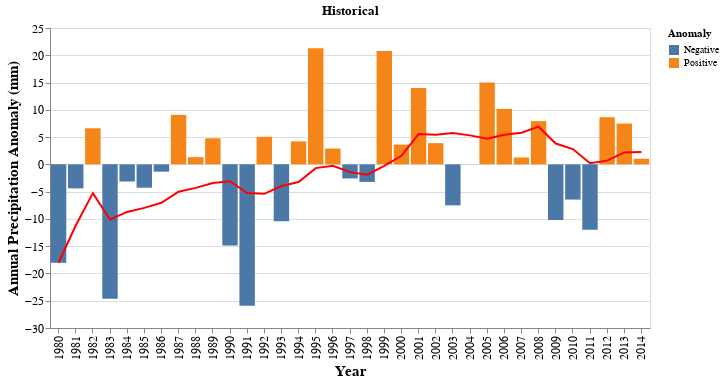

Notebook source saved alongside this figure:
### Markdown cell above
**Annual data**

### Code cell
precip = annual_precip.pr.mean(dim='model')
# Mean
precip_clim = precip[0].dropna(dim='year').mean()
# Difference
ann_pr_anom = precip[0].dropna(dim='year') - precip_clim
# Filter range
ann_pr_anom = ann_pr_anom.loc['1980':'2015']

df_pr = ann_pr_anom.to_dataframe()
df_pr['positive'] = df_pr['pr'] > 0
df_pr['Rolling'] = df_pr['pr'].rolling(5).mean()
df_pr.reset_index(inplace=True)
df_pr.head() # show only first five rows

df_pr['positive'] = df_pr['positive'].astype(str)

df_pr['positive'] = df_pr['positive'].str.replace('True','Positive')
df_pr['positive'] = df_pr['positive'].str.replace('False','Negative')

df_pr.rename(columns={'positive':'Anomaly'}, inplace=True)

#df.reset_index(inplace=True)
bar = alt.Chart(df_pr).mark_bar().encode(
    x="year:O",
    y="pr:Q",
    color='Anomaly:N'
).properties(width=600).encode(x=alt.X('year:O', axis=alt.Axis(title='Year',titleFontSize=15, labelFontSize=12)),
                              y=alt.Y('pr:Q', axis=alt.Axis( title='Annual Precipitation Anomaly (mm)',titleFontSize=15, labelFontSize=12)))
line = alt.Chart(df_pr).mark_line(color='red').transform_window(
    # The field to average
    rolling_mean='mean(pr)',
    # The number of values before and after the current value to include.
    frame=[-9, 0]
).encode(
    x='year:O',
    y='rolling_mean:Q'
)


(bar + line).properties(width=600, title='Historical')

### Figure 1 — Vega-Lite specification as saved in the notebook (floating-point values rounded to 4 significant figures)
{"config": {"view": {"continuousWidth": 400, "continuousHeight": 300}}, "layer": [{"mark": "bar", "encoding": {"color": {"field": "Anomaly", "type": "nominal"}, "x": {"axis": {"labelFontSize": 12, "title": "Year", "titleFontSize": 15}, "field": "year", "type": "ordinal"}, "y": {"axis": {"labelFontSize": 12, "title": "Annual Precipitation Anomaly (mm)", "titleFontSize": 15}, "field": "pr", "type": "quantitative"}}, "width": 600}, {"mark": {"type": "line", "color": "red"}, "encoding": {"x": {"field": "year", "type": "ordinal"}, "y": {"field": "rolling_mean", "type": "quantitative"}}, "transform": [{"window": [{"op": "mean", "field": "pr", "as": "rolling_mean"}], "frame": [-9, 0]}]}], "data": {"name": "data-a6be04b06a9abb7c27e6a68560c8a8ee"}, "title": "Historical", "width": 600, "$schema": "https://vega.github.io/schema/vega-lite/v4.17.0.json", "datasets": {"data-a6be04b06a9abb7c27e6a68560c8a8ee": [{"year": 1980, "experiment": "historical", "pr": -18.04, "Anomaly": "Negative", "Rolling": null}, {"year": 1981, "experiment": "historical", "pr": -4.403, "Anomaly": "Negative", "Rolling": null}, {"year": 1982, "experiment": "historical", "pr": 6.612, "Anomaly": "Positive", "Rolling": null}, {"year": 1983, "experiment": "historical", "pr": -24.63, "Anomaly": "Negative", "Rolling": null}, {"year": 1984, "experiment": "historical", "pr": -3.147, "Anomaly": "Negative", "Rolling": -8.72}, {"year": 1985, "experiment": "historical", "pr": -4.279, "Anomaly": "Negative", "Rolling": -5.969}, {"year": 1986, "experiment": "historical", "pr": -1.339, "Anomaly": "Negative", "Rolling": -5.356}, {"year": 1987, "experiment": "historical", "pr": 9.077, "Anomaly": "Positive", "Rolling": -4.863}, {"year": 1988, "experiment": "historical", "pr": 1.322, "Anomaly": "Positive", "Rolling": 0.3266}, {"year": 1989, "experiment": "historical", "pr": 4.773, "Anomaly": "Positive", "Rolling": 1.911}, {"year": 1990, "experiment": "historical", "pr": -14.89, "Anomaly": "Negative", "Rolling": -0.2112}, {"year": 1991, "experiment": "historical", "pr": -25.94, "Anomaly": "Negative", "Rolling": -5.131}, {"year": 1992, "experiment": "historical", "pr": 5.057, "Anomaly": "Positive", "Rolling": -5.935}, {"year": 1993, "experiment": "historical", "pr": -10.42, "Anomaly": "Negative", "Rolling": -8.283}, {"year": 1994, "experiment": "historical", "pr": 4.21, "Anomaly": "Positive", "Rolling": -8.395}, {"year": 1995, "experiment": "historical", "pr": 21.29, "Anomaly": "Positive", "Rolling": -1.159}, {"year": 1996, "experiment": "historical", "pr": 2.904, "Anomaly": "Positive", "Rolling": 4.609}, {"year": 1997, "experiment": "historical", "pr": -2.58, "Anomaly": "Negative", "Rolling": 3.082}, {"year": 1998, "experiment": "historical", "pr": -3.218, "Anomaly": "Negative", "Rolling": 4.522}, {"year": 1999, "experiment": "historical", "pr": 20.77, "Anomaly": "Positive", "Rolling": 7.834}, {"year": 2000, "experiment": "historical", "pr": 3.621, "Anomaly": "Positive", "Rolling": 4.299}, {"year": 2001, "experiment": "historical", "pr": 14.0, "Anomaly": "Positive", "Rolling": 6.518}, {"year": 2002, "experiment": "historical", "pr": 3.89, "Anomaly": "Positive", "Rolling": 7.812}, {"year": 2003, "experiment": "historical", "pr": -7.52, "Anomaly": "Negative", "Rolling": 6.952}, {"year": 2004, "experiment": "historical", "pr": -0.01655, "Anomaly": "Negative", "Rolling": 2.795}, {"year": 2005, "experiment": "historical", "pr": 15.01, "Anomaly": "Positive", "Rolling": 5.073}, {"year": 2006, "experiment": "historical", "pr": 10.17, "Anomaly": "Positive", "Rolling": 4.307}, {"year": 2007, "experiment": "historical", "pr": 1.263, "Anomaly": "Positive", "Rolling": 3.781}, {"year": 2008, "experiment": "historical", "pr": 7.933, "Anomaly": "Positive", "Rolling": 6.872}, {"year": 2009, "experiment": "historical", "pr": -10.2, "Anomaly": "Negative", "Rolling": 4.834}, {"year": 2010, "experiment": "historical", "pr": -6.455, "Anomaly": "Negative", "Rolling": 0.5407}, {"year": 2011, "experiment": "historical", "pr": -11.98, "Anomaly": "Negative", "Rolling": -3.89}, {"year": 2012, "experiment": "historical", "pr": 8.639, "Anomaly": "Positive", "Rolling": -2.414}, {"year": 2013, "experiment": "historical", "pr": 7.479, "Anomaly": "Positive", "Rolling": -2.505}, {"year": 2014, "experiment": "historical", "pr": 1.036, "Anomaly": "Positive", "Rolling": -0.2571}]}}
